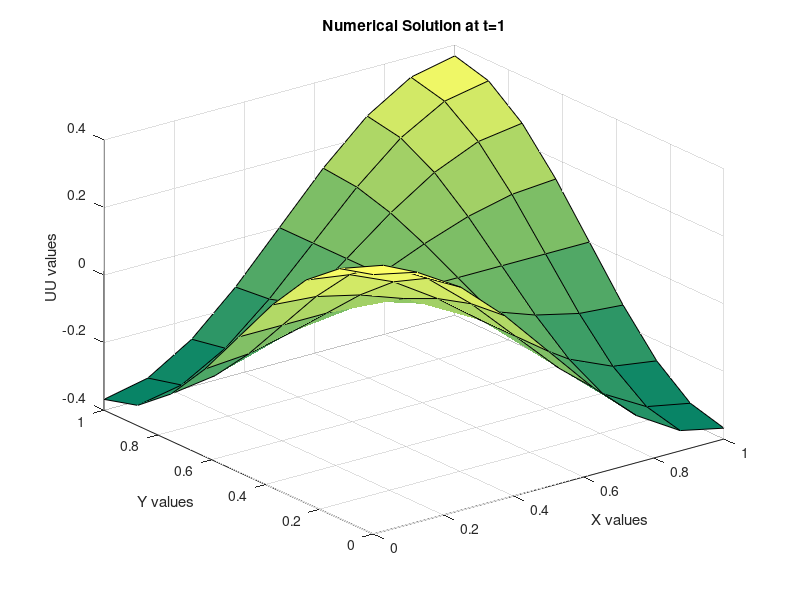
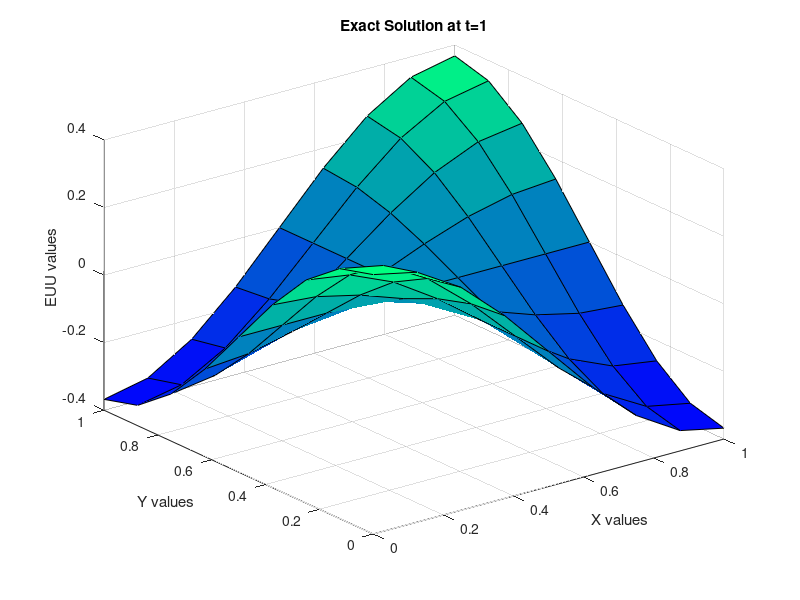

MATLAB code to generate these figures, in order:
% Numerical Solution of 2D Nonlinear Parabolic Equation
% Uxx + Uyy = Ut + alpha * U * U + f(x,y,t)
% U(x,y,t) = exp(-t) * cos(pi*x) * cos(pi*y)
% Name - KSHITIJ BAHUKHANDI
% Enrollment Number: SAU/AM(M)/2023/06
% SOUTH ASIAN UNIVERSITY
% Lab File: 14
%-----------------------------
clear all; % Clear all variables in memory
% Parameters
alpha = 10.0;
LAM = 0.8;
LL = 8;
MM = LL; % MM = LL;
JJ = 80; % JJ = 80; % Adjust as needed for more accuracy
H = 1.0 / LL;
K = LAM * H^2;
% Display the problem statement
disp('Numerical Solution of 2D Nonlinear Parabolic Equation');
disp(' ');
fprintf('LL=%4.2f, K=%6.4f, LAM=%6.2f \n', LL, K, LAM);
disp(' ');
% Dimensions
X = zeros(1, LL+1);
Y = zeros(1, MM+1);
T = zeros(1, JJ+1);
TT = zeros(1, JJ+1);
U = zeros(LL+1, MM+1, JJ+1);
EU = zeros(LL+1, MM+1, JJ+1);
OLDU = zeros(LL+1, MM+1, JJ+1);
% Formation of Nodal Points
for L = 1:LL+1
    for M = 1:MM+1
for J = 1:JJ+1
X(L) = (L-1) * H;
Y(M) = (M-1) * H;
T(J) = (J-1) * K;
TT(J) = T(J) + 0.5 * K;
end
    end
end
% Exact Solution & RHS function
for L = 1:LL+1
for M = 1:MM+1
for J = 1:JJ+1
EU(L, M, J) = exp(-T(J)) * cos(pi * X(L)) * cos(pi * Y(M));
ETT(L, M, J) = exp(-TT(J)) * cos(pi * X(L)) * cos(pi * Y(M));
F(L, M, J) = (1 - 2 * pi^2) * ETT(L, M, J) - alpha * ETT(L, M, J)^2;
end
end
end
% Initial conditions
for L = 1:LL+1
for M = 1:MM+1
U(L, M, 1) = EU(L, M, 1);
end
end
% Boundary conditions
for J = 1:JJ
for L = 1:LL+1
for M = 1:MM+1
U(1, M, J+1) = EU(1, M, J+1);
U(LL+1, M, J+1) = EU(LL+1, M, J+1);
U(L, 1, J+1) = EU(L, 1, J+1);
U(L, MM+1, J+1) = EU(L, MM+1, J+1);
end
end
end
% Solution at advanced time level
tic % CPU time starts
for J = 1:JJ
% Initial & First Approx
for L = 2:LL
for M = 2:MM
OLDU(L, M, J+1) = EU(L, M, J+1);
U(L, M, J+1) = OLDU(L, M, J+1);
end
end
for KK = 1:600 % Iteration Starts
% Solution at Internal grid points at each time level
for L = 2:LL
for M = 2:MM
F0 = F(L, M, J);
R0 = U(L, M, J);
R1 = U(L+1, M, J);
R2 = U(L-1, M, J);
R3 = U(L, M+1, J);
R4 = U(L, M-1, J);
R5 = R1 + R2 - 2 * R0;
R6 = R3 + R4 - 2 * R0;
U0 = U(L, M, J+1);
U1 = U(L+1, M, J+1);
U2 = U(L-1, M, J+1);
U3 = U(L, M+1, J+1);
U4 = U(L, M-1, J+1);
U5 = U1 + U2;
U6 = U3 + U4;
P0 = 0.25 * alpha * K;
P1 = 1 + 2 * LAM + 2 * P0 * R0;
P2 = K * F0 + P0 * R0^2 - R0 - 0.5 * LAM * (R5 + R6 + U5 + U6);
AA = P0 * U0^2 + P1 * U0 + P2;
DA = 2 * P0 * U0 + P1;
U(L, M, J+1) = U(L, M, J+1) - AA / DA;
end
end
% Calculate Errors
MAU = 0.0;
RMU = 0.0;
for L = 2:LL
for M = 2:MM
ERU = abs(U(L, M, J+1) - EU(L, M, J+1));
RMU = RMU + ERU^2;
if MAU <= ERU, MAU = ERU; end
end
end
RMU = sqrt(RMU / ((LL-1) * (MM-1)));
% Print errors
% fprintf('T=%6.4f, MAU=%10.4e, RMU=%10.4e\n', (J-1) * K, MAU, RMU);
% Error Tolerance
BIG = 0.0;
for L = 2:LL
for M = 2:MM
FU = abs(U(L, M, J+1) - OLDU(L, M, J+1));
if FU >= BIG, BIG = FU; end
end
end
if BIG <= 10^(-12), break; end
for L = 2:LL
for M = 2:MM
OLDU(L, M, J+1) = U(L, M, J+1);
end
end
end
% Print errors
fprintf('T=%6.4f, KK=%4.0f, MAU=%10.4e, RMU=%10.4e\n', J*K, KK, MAU, RMU);
% Set New Initial Conditions
for L = 1:LL+1
for M = 1:MM+1
U(L, M, J) = U(L, M, J+1);
end
end
end
disp(' ');
toc % CPU time ends
% Plot the results at t=1
for L = 1:LL+1
for M = 1:MM+1
UU(L, M) = U(L, M, JJ+1);
EUU(L, M) = exp(-1) * cos(pi * X(L)) * cos(pi * Y(M));
end
end
figure(1);
colormap summer;
surf(X, Y, UU);
xlabel('X values');
ylabel('Y values');
zlabel('UU values');
title('Numerical Solution at t=1');
figure(2);
colormap winter;
surf(X, Y, EUU);
xlabel('X values');
ylabel('Y values');
zlabel('EUU values');
title('Exact Solution at t=1');
